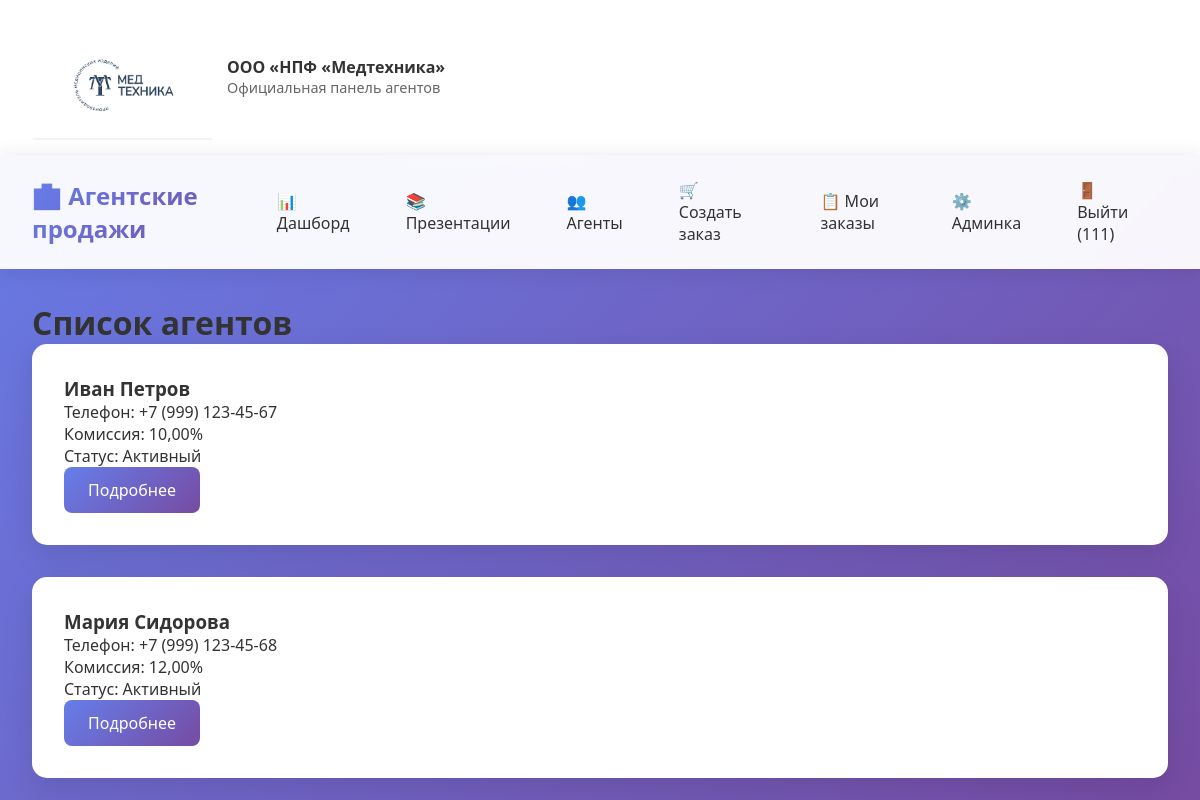
The app's page /agents/ (signed in) with its own data.
### agents/models.py (models this page shows, shortened)
class Agent(models.Model):
    AGENT_STATUS = [
        ('active', 'Активный'),
        ('inactive', 'Неактивный'),
        ('suspended', 'Приостановлен'),
    ]
    user = models.OneToOneField(User, on_delete=models.CASCADE)
    phone = models.CharField(max_length=20, verbose_name='Телефон')
    address = models.TextField(verbose_name='Адрес')
    commission_rate = models.DecimalField(
        max_digits=5,
        decimal_places=2,
        default=10.00,
        verbose_name='Процент комиссии'
    )
    status = models.CharField(
        max_length=10,
        choices=AGENT_STATUS,
        default='active',
        verbose_name='Статус'
    )
    registration_date = models.DateTimeField(default=timezone.now)
    notes = models.TextField(blank=True, verbose_name='Заметки')
    class Meta:
        verbose_name = 'Агент'
        verbose_name_plural = 'Агенты'

### agents/views.py (the view)
# urls.py: path('', views.agent_list, name='agent_list'),
@login_required
def agent_list(request):
    if not request.user.is_staff:
        return redirect('dashboard')
    agents = Agent.objects.all()
    return render(request, 'agents/agent_list.html', {'agents': agents})

### agents/templates/agents/agent_list.html (shortened to what this page needs)
{% extends 'agents/base.html' %}
{% block content %}
<h1>Список агентов</h1>
{% for agent in agents %}
<div class="card">
    <h3>{{ agent.user.get_full_name }}</h3>
    <p>Телефон: {{ agent.phone }}</p>
    <p>Комиссия: {{ agent.commission_rate }}%</p>
    <p>Статус: {{ agent.get_status_display }}</p>
    <a href="{% url 'agent_detail' agent.id %}" class="btn">Подробнее</a>
</div>
{% empty %}
<p>Агенты пока не добавлены</p>
{% endfor %}
{% endblock %}

### agents/templates/agents/base.html (shortened to what this page needs)
<!DOCTYPE html>
<html lang="ru">
<head>
</head>
<body>
    {% if not hide_header %}
    <header class="agent-header">
        <div class="header-container">
            <div class="logo-section">
                <img src="/static/images/medt.png" alt="ООО НПФ Медтехника" class="company-logo">
                <div class="company-info">
                    <strong>ООО «НПФ «Медтехника»</strong>
                    <div style="font-size: 0.9em; color: #666;">Официальная панель агентов</div>
                </div>
            </div>
        </div>
    </header>
    <nav class="navbar">
        <div class="navbar-content">
            <div class="navbar-brand">
                🏥 Агентские продажи
            </div>
            <div class="navbar-nav">
                <a href="{% url 'home' %}">📊 Дашборд</a>
                <a href="{% url 'presentation_list' %}">📚 Презентации</a>
                {% if user.is_staff %}
                <a href="{% url 'agent_list' %}">👥 Агенты</a>
                <a href="{% url 'create_order' %}">🛒 Создать заказ</a>
                <a href="{% url 'order_list' %}">📋 Мои заказы</a>
                <a href="/admin/">⚙️ Админка</a>
                {% endif %}
                {% if user.is_authenticated %}
                <a href="{% url 'logout' %}">🚪 Выйти ({{ user.username }})</a>
                {% else %}
                <a href="{% url 'login' %}">🔑 Войти</a>
                {% endif %}
            </div>
        </div>
    </nav>
    {% endif %}
    <div class="container">
        {% block content %}
        {% endblock %}
    </div>
</body>
</html>

### agents/templates/agents/base.html (style rules this page uses)
* { margin: 0; padding: 0; box-sizing: border-box; }
body { font-family: 'Segoe UI', Tahoma, Geneva, Verdana, sans-serif; background: linear-gradient(135deg, #667eea 0%, #764ba2 100%); min-height: 100vh; color: #333; }
.agent-header { background: white; box-shadow: 0 2px 10px rgba(0,0,0,0.1); padding: 15px 0; }
.header-container { max-width: 1200px; margin: 0 auto; display: flex; justify-content: space-between; align-items: center; padding: 0 2rem; }
.logo-section { display: flex; align-items: center; gap: 15px; }
.company-logo { max-width: 180px; height: auto; }
.company-info { line-height: 1.4; }
.navbar { background: rgba(255, 255, 255, 0.95); backdrop-filter: blur(10px); padding: 1rem 0; box-shadow: 0 2px 20px rgba(0,0,0,0.1); }
.navbar-content { max-width: 1200px; margin: 0 auto; padding: 0 2rem; display: flex; justify-content: space-between; align-items: center; }
.navbar-brand { font-size: 1.5rem; font-weight: bold; background: linear-gradient(135deg, #667eea 0%, #764ba2 100%); -webkit-background-clip: text; -webkit-text-fill-color: transparent; }
.navbar-nav { display: flex; gap: 1.5rem; align-items: center; }
.navbar-nav a { color: #333; text-decoration: none; padding: 0.5rem 1rem; border-radius: 8px; transition: all 0.3s ease; font-weight: 500; }
.container { max-width: 1200px; margin: 2rem auto; padding: 0 2rem; }
.card { background: white; border-radius: 15px; padding: 2rem; margin-bottom: 2rem; box-shadow: 0 10px 30px rgba(0,0,0,0.1); }
.btn { display: inline-block; padding: 0.75rem 1.5rem; background: linear-gradient(135deg, #667eea 0%, #764ba2 100%); color: white; text-decoration: none; border-radius: 8px; border: none; cursor: pointer; transition: all 0.3s ease; font-weight: 500; }

### records on screen
Agent: user.get_full_name "Иван Петров", phone "+7 (999) 123-45-67", commission_rate "10,00", status "Активный"
Agent: user.get_full_name "Мария Сидорова", phone "+7 (999) 123-45-68", commission_rate "12,00", status "Активный"

### other values on screen
{{ user.username }} "111"
